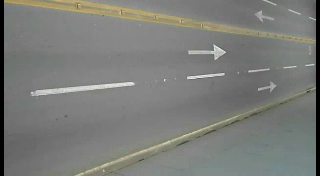
#> input picture frame 37 of trafikte_arac_sayma/b12.avi, 320 x 176 px, given in place of b2.mp4, which was not available
$ python canny_yontemi_video_kenar_tespiti.py
#> lines starting #> are read from the running program, lines starting #| are printed output that depends on the picture
import cv2
import numpy as np

kamera = cv2.VideoCapture("b2.mp4")

while (1):
    ret, frame = kamera.read()
#> frame is the input picture: shape (176, 320, 3); mean B, G, R 121, 124.5, 123.3
    # Hsv ye çeviriyoruz. COLOR_BGR2HSV ile filtreliyoruz.
    hsv = cv2.cvtColor(frame, cv2.COLOR_BGR2HSV)
#> hsv: shape (176, 320, 3); mean H, S, V 33.2, 11.7, 125.2
    # Alt ve üst tonlarını belirleriz
    dusuk_mavi = np.array([100, 60, 60])
    ust_mavi = np.array([140, 255, 255])

    kenarlar = cv2.Canny(frame, 200, 400)
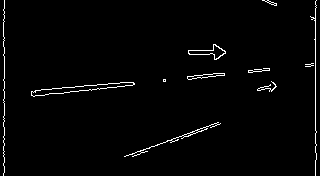
#> kenarlar: shape (176, 320); 1.9% white in thin lines or dots

    mask = cv2.inRange(hsv, dusuk_mavi, ust_mavi)
#> mask: shape (176, 320); every value is 0
    son_resim = cv2.bitwise_and(frame, frame, mask=mask)
#> son_resim: shape (176, 320, 3); every value is 0
    # orjinal halini ve kenarlaştırılmış halini gsterir.
    cv2.imshow('orjinal', frame)
    cv2.imshow('kenarlar', kenarlar)
    # q tuşuna basınca bütü pencereleri kapat.
    if cv2.waitKey(25) & 0xFF == ord('q'):
#> (key q is pressed here)
        break
# Videodan alınan görüntüyü bırak.
kamera.release()
# Bir hata almamak için cv2.destroyAllWindows() fonksiyonu eklenir.
cv2.destroyAllWindows()

$ run again, starting later in the video
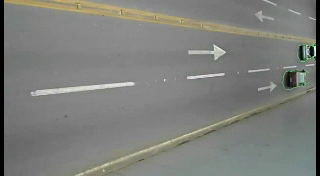
#> input picture frame 168 of trafikte_arac_sayma/b12.avi, 320 x 176 px, given in place of b2.mp4, which was not available
#> frame is the input picture: shape (176, 320, 3); mean B, G, R 122.7, 126.8, 125.5
#> hsv: shape (176, 320, 3); mean H, S, V 36.9, 13.5, 127.7
#> `kenarlar = cv2.Canny(frame, 200, 400)`:
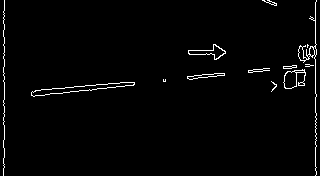
#> kenarlar: shape (176, 320); 2% white in thin lines or dots
#> mask: shape (176, 320); every value is 0
#> son_resim: shape (176, 320, 3); every value is 0
